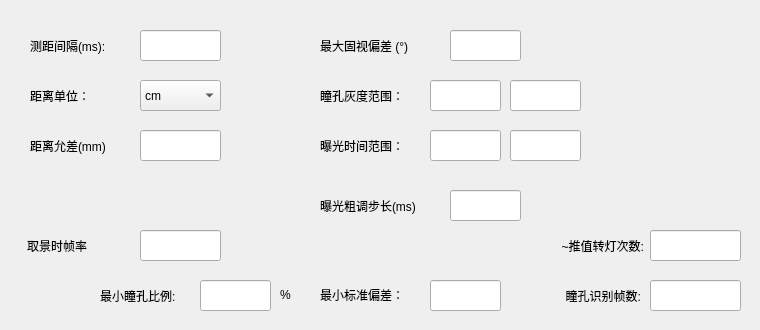
   <widget class="QWidget" name="tabMeasure">
    <attribute name="title">
     <string notr="true">测量参数</string>
    </attribute>
    <widget class="myEditLine" name="edtMaxAlgoFail">
     <property name="geometry">
      <rect>
       <x>650</x>
       <y>230</y>
       <width>91</width>
       <height>31</height>
      </rect>
     </property>
    </widget>
    <widget class="QComboBox" name="cbbDistanceUnit">
     <property name="geometry">
      <rect>
       <x>140</x>
       <y>80</y>
       <width>81</width>
       <height>31</height>
      </rect>
     </property>
     <item>
      <property name="text">
       <string>cm</string>
      </property>
     </item>
     <item>
      <property name="text">
       <string>mm</string>
      </property>
     </item>
    </widget>
    <widget class="QLabel" name="label_2">
     <property name="geometry">
      <rect>
       <x>30</x>
       <y>80</y>
       <width>111</width>
       <height>31</height>
      </rect>
     </property>
     <property name="text">
      <string>距离单位：</string>
     </property>
    </widget>
    <widget class="QLabel" name="label_5">
     <property name="geometry">
      <rect>
       <x>30</x>
       <y>130</y>
       <width>111</width>
       <height>31</height>
      </rect>
     </property>
     <property name="text">
      <string>距离允差(mm)</string>
     </property>
    </widget>
    <widget class="myEditLine" name="edtDistTolerance">
     <property name="geometry">
      <rect>
       <x>140</x>
       <y>130</y>
       <width>81</width>
       <height>31</height>
      </rect>
     </property>
    </widget>
    <widget class="myEditLine" name="edtMaxGazeDeviation">
     <property name="geometry">
      <rect>
       <x>450</x>
       <y>30</y>
       <width>71</width>
       <height>31</height>
      </rect>
     </property>
    </widget>
    <widget class="QLabel" name="label_9">
     <property name="geometry">
      <rect>
       <x>320</x>
       <y>30</y>
       <width>131</width>
       <height>31</height>
      </rect>
     </property>
     <property name="text">
      <string>最大固视偏差 (°)</string>
     </property>
    </widget>
    <widget class="QLabel" name="label_version_22">
     <property name="geometry">
      <rect>
       <x>533</x>
       <y>230</y>
       <width>111</width>
       <height>31</height>
      </rect>
     </property>
     <property name="minimumSize">
      <size>
       <width>0</width>
       <height>0</height>
      </size>
     </property>
     <property name="maximumSize">
      <size>
       <width>16777215</width>
       <height>16777215</height>
      </size>
     </property>
     <property name="text">
      <string>~推值转灯次数:</string>
     </property>
     <property name="alignment">
      <set>Qt::AlignRight|Qt::AlignTrailing|Qt::AlignVCenter</set>
     </property>
    </widget>
    <widget class="QWidget" name="wgtMinPupilStdDev" native="true">
     <property name="geometry">
      <rect>
       <x>310</x>
       <y>270</y>
       <width>211</width>
       <height>51</height>
      </rect>
     </property>
     <widget class="myEditLine" name="edtMinPupilStdDev">
      <property name="geometry">
       <rect>
        <x>120</x>
        <y>10</y>
        <width>71</width>
        <height>31</height>
       </rect>
      </property>
     </widget>
     <widget class="QLabel" name="label_version_23">
      <property name="geometry">
       <rect>
        <x>10</x>
        <y>10</y>
        <width>111</width>
        <height>30</height>
       </rect>
      </property>
      <property name="minimumSize">
       <size>
        <width>0</width>
        <height>0</height>
       </size>
      </property>
      <property name="maximumSize">
       <size>
        <width>16777215</width>
        <height>16777215</height>
       </size>
      </property>
      <property name="text">
       <string>最小标准偏差：</string>
      </property>
      <property name="alignment">
       <set>Qt::AlignLeading|Qt::AlignLeft|Qt::AlignVCenter</set>
      </property>
     </widget>
    </widget>
    <widget class="QWidget" name="wgtPupilDetectedCount" native="true">
     <property name="geometry">
      <rect>
       <x>530</x>
       <y>270</y>
       <width>221</width>
       <height>51</height>
      </rect>
     </property>
     <widget class="myEditLine" name="edtPupilDetectedCount">
      <property name="geometry">
       <rect>
        <x>120</x>
        <y>10</y>
        <width>91</width>
        <height>31</height>
       </rect>
      </property>
     </widget>
     <widget class="QLabel" name="label_version_25">
      <property name="geometry">
       <rect>
        <x>0</x>
        <y>10</y>
        <width>111</width>
        <height>31</height>
       </rect>
      </property>
      <property name="minimumSize">
       <size>
        <width>0</width>
        <height>0</height>
       </size>
      </property>
      <property name="maximumSize">
       <size>
        <width>16777215</width>
        <height>16777215</height>
       </size>
      </property>
      <property name="text">
       <string>瞳孔识别帧数:</string>
      </property>
      <property name="alignment">
       <set>Qt::AlignRight|Qt::AlignTrailing|Qt::AlignVCenter</set>
      </property>
     </widget>
    </widget>
    <widget class="QWidget" name="wgtMinPupilParamRatio" native="true">
     <property name="geometry">
      <rect>
       <x>90</x>
       <y>270</y>
       <width>211</width>
       <height>51</height>
      </rect>
     </property>
     <widget class="QLabel" name="lblPercent">
      <property name="geometry">
       <rect>
        <x>190</x>
        <y>10</y>
        <width>13</width>
        <height>30</height>
       </rect>
      </property>
      <property name="layoutDirection">
       <enum>Qt::RightToLeft</enum>
      </property>
      <property name="text">
       <string>%</string>
      </property>
     </widget>
     <widget class="myEditLine" name="edtMinPupilParamRatio">
      <property name="geometry">
       <rect>
        <x>110</x>
        <y>10</y>
        <width>71</width>
        <height>31</height>
       </rect>
      </property>
     </widget>
     <widget class="QLabel" name="label_version_19">
      <property name="geometry">
       <rect>
        <x>10</x>
        <y>10</y>
        <width>94</width>
        <height>31</height>
       </rect>
      </property>
      <property name="minimumSize">
       <size>
        <width>0</width>
        <height>0</height>
       </size>
      </property>
      <property name="maximumSize">
       <size>
        <width>16777215</width>
        <height>16777215</height>
       </size>
      </property>
      <property name="text">
       <string>最小瞳孔比例:</string>
      </property>
     </widget>
    </widget>
    <widget class="QLabel" name="lblDist">
     <property name="geometry">
      <rect>
       <x>30</x>
       <y>30</y>
       <width>111</width>
       <height>31</height>
      </rect>
     </property>
     <property name="minimumSize">
      <size>
       <width>0</width>
       <height>0</height>
      </size>
     </property>
     <property name="maximumSize">
      <size>
       <width>16777215</width>
       <height>16777215</height>
      </size>
     </property>
     <property name="text">
      <string>测距间隔(ms):</string>
     </property>
    </widget>
    <widget class="myEditLine" name="edtDistanceInterval">
     <property name="geometry">
      <rect>
       <x>140</x>
       <y>30</y>
       <width>81</width>
       <height>31</height>
      </rect>
     </property>
    </widget>
    <widget class="QWidget" name="wgtPupilAverageRange" native="true">
     <property name="geometry">
      <rect>
       <x>310</x>
       <y>70</y>
       <width>281</width>
       <height>51</height>
      </rect>
     </property>
     <widget class="myEditLine" name="edtPupilAverageMin">
      <property name="geometry">
       <rect>
        <x>120</x>
        <y>10</y>
        <width>71</width>
        <height>31</height>
       </rect>
      </property>
      <property name="alignment">
       <set>Qt::AlignCenter</set>
      </property>
     </widget>
     <widget class="QLabel" name="label_version_24">
      <property name="geometry">
       <rect>
        <x>10</x>
        <y>10</y>
        <width>111</width>
        <height>31</height>
       </rect>
      </property>
      <property name="minimumSize">
       <size>
        <width>0</width>
        <height>0</height>
       </size>
      </property>
      <property name="maximumSize">
       <size>
        <width>16777215</width>
        <height>16777215</height>
       </size>
      </property>
      <property name="text">
       <string>瞳孔灰度范围：</string>
      </property>
      <property name="alignment">
       <set>Qt::AlignLeading|Qt::AlignLeft|Qt::AlignVCenter</set>
      </property>
     </widget>
     <widget class="myEditLine" name="edtPupilAverageMax">
      <property name="geometry">
       <rect>
        <x>200</x>
        <y>10</y>
        <width>71</width>
        <height>31</height>
       </rect>
      </property>
      <property name="alignment">
       <set>Qt::AlignCenter</set>
      </property>
     </widget>
    </widget>
    <widget class="QLabel" name="label_8">
     <property name="geometry">
      <rect>
       <x>27</x>
       <y>230</y>
       <width>101</width>
       <height>31</height>
      </rect>
     </property>
     <property name="text">
      <string>取景时帧率</string>
     </property>
    </widget>
    <widget class="myEditLine" name="edtFrameRate">
     <property name="geometry">
      <rect>
       <x>140</x>
       <y>230</y>
       <width>81</width>
       <height>31</height>
      </rect>
     </property>
    </widget>
    <widget class="QWidget" name="wgtExposureRange" native="true">
     <property name="geometry">
      <rect>
       <x>310</x>
       <y>120</y>
       <width>281</width>
       <height>51</height>
      </rect>
     </property>
     <widget class="myEditLine" name="edtExposureMsMin">
      <property name="geometry">
       <rect>
        <x>120</x>
        <y>10</y>
        <width>71</width>
        <height>31</height>
       </rect>
      </property>
      <property name="alignment">
       <set>Qt::AlignCenter</set>
      </property>
     </widget>
     <widget class="QLabel" name="label_version_26">
      <property name="geometry">
       <rect>
        <x>10</x>
        <y>10</y>
        <width>111</width>
        <height>31</height>
       </rect>
      </property>
      <property name="minimumSize">
       <size>
        <width>0</width>
        <height>0</height>
       </size>
      </property>
      <property name="maximumSize">
       <size>
        <width>16777215</width>
        <height>16777215</height>
       </size>
      </property>
      <property name="text">
       <string>曝光时间范围：</string>
      </property>
      <property name="alignment">
       <set>Qt::AlignLeading|Qt::AlignLeft|Qt::AlignVCenter</set>
      </property>
     </widget>
     <widget class="myEditLine" name="edtExposureMsMax">
      <property name="geometry">
       <rect>
        <x>200</x>
        <y>10</y>
        <width>71</width>
        <height>31</height>
       </rect>
      </property>
      <property name="alignment">
       <set>Qt::AlignCenter</set>
      </property>
     </widget>
    </widget>
    <widget class="myEditLine" name="edtExpoCoarseAdjStepMs">
     <property name="geometry">
      <rect>
       <x>450</x>
       <y>190</y>
       <width>71</width>
       <height>31</height>
      </rect>
     </property>
    </widget>
    <widget class="QLabel" name="label_15">
     <property name="geometry">
      <rect>
       <x>320</x>
       <y>190</y>
       <width>131</width>
       <height>31</height>
      </rect>
     </property>
     <property name="text">
      <string>曝光粗调步长(ms)</string>
     </property>
    </widget>
    <zorder>wgtMinPupilParamRatio</zorder>
    <zorder>edtMaxAlgoFail</zorder>
    <zorder>cbbDistanceUnit</zorder>
    <zorder>label_2</zorder>
    <zorder>label_5</zorder>
    <zorder>edtDistTolerance</zorder>
    <zorder>edtMaxGazeDeviation</zorder>
    <zorder>label_9</zorder>
    <zorder>label_version_22</zorder>
    <zorder>wgtMinPupilStdDev</zorder>
    <zorder>wgtPupilDetectedCount</zorder>
    <zorder>lblDist</zorder>
    <zorder>edtDistanceInterval</zorder>
    <zorder>wgtPupilAverageRange</zorder>
    <zorder>label_8</zorder>
    <zorder>edtFrameRate</zorder>
    <zorder>wgtExposureRange</zorder>
    <zorder>edtExpoCoarseAdjStepMs</zorder>
    <zorder>label_15</zorder>
   </widget>
